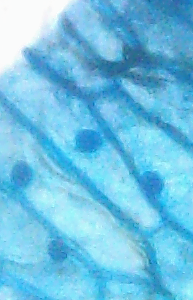
#> input picture images/31-1.png, 193 x 300 px, found by its file name; its folder holds only this picture in this run
$ python crop_image.py images/31-1.png images/31-2.png 100   (Python 2 division)
#> lines starting #> are read from the running program, lines starting #| are printed output that depends on the picture
import sys
import cv2
import numpy as np

img = cv2.imread("images/"+sys.argv[1])
#> img is the input picture: shape (300, 193, 3); mean B, G, R 227.9, 193.4, 111.4
height = np.size(img, 0)
#> height = 300
width = np.size(img, 1)
#> width = 193

crop_size = int(sys.argv[3])
y1 = (height-crop_size)/2
#> y1 = 100
y2 = y1+crop_size
#> y2 = 200

x1 = (width-crop_size)/2
#> x1 = 46
x2 = x1+crop_size
#> x2 = 146

#img[y1:y2,x1:x2]
crop_img = img[y1:y2, x1:x2]
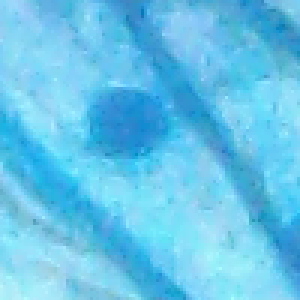
#> crop_img: shape (100, 100, 3) (shown 3 times larger); mean B, G, R 233.9, 196, 101.3
#cv2.imshow("cropped", crop_img)
result_image_name = 'images/'+sys.argv[2]
cv2.imwrite(result_image_name, crop_img)
#cv2.waitKey(0)


#using command
#python crop_image.py 1.jpg c1.jpg 400

$ run again, on images/33.png
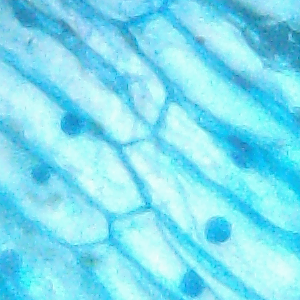
#> input picture images/33.png, 300 x 300 px, found by its file name
#> img is the input picture: shape (300, 300, 3); mean B, G, R 241.3, 223.2, 125.6
#> height = 300
#> y1 = 100
#> y2 = 200
#> x1 = 100
#> x2 = 200
#> `crop_img = img[y1:y2, x1:x2]`:
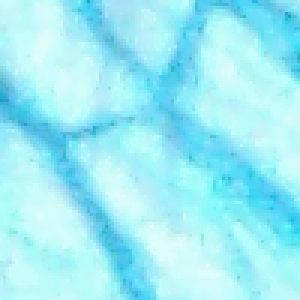
#> crop_img: shape (100, 100, 3) (shown 3 times larger); mean B, G, R 245.9, 236.6, 157

$ run again, on images/34.png
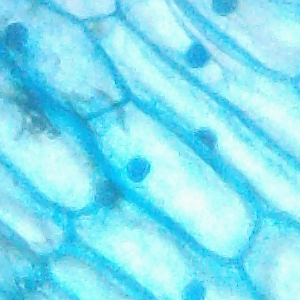
#> input picture images/34.png, 300 x 300 px, found by its file name
#> img is the input picture: shape (300, 300, 3); mean B, G, R 241.7, 225, 128.5
#> height = 300
#> y1 = 100
#> y2 = 200
#> x1 = 100
#> x2 = 200
#> `crop_img = img[y1:y2, x1:x2]`:
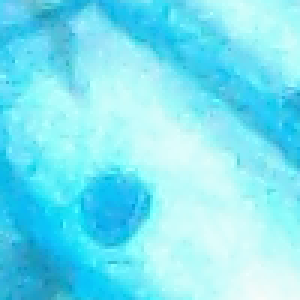
#> crop_img: shape (100, 100, 3) (shown 3 times larger); mean B, G, R 242.9, 227.7, 121.3

$ run again, on images/s1.png
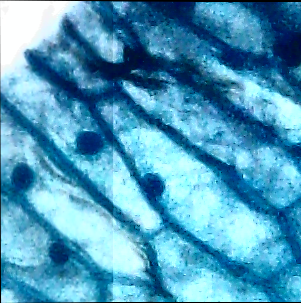
#> input picture images/s1.png, 301 x 303 px, found by its file name
#> img is the input picture: shape (303, 301, 3); mean B, G, R 189.3, 155.4, 77.6
#> height = 303
#> width = 301
#> y1 = 101
#> y2 = 201
#> x1 = 100
#> x2 = 200
#> `crop_img = img[y1:y2, x1:x2]`:
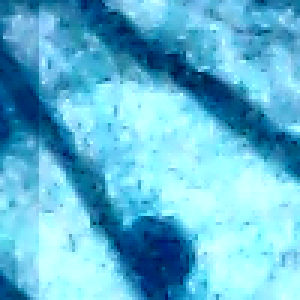
#> crop_img: shape (100, 100, 3) (shown 3 times larger); mean B, G, R 212.9, 183.8, 97.5

$ run again, on images/31-2.png
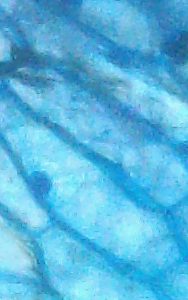
#> input picture images/31-2.png, 188 x 300 px, found by its file name
#> img is the input picture: shape (300, 188, 3); mean B, G, R 222.4, 182.4, 87.3
#> height = 300
#> width = 188
#> y1 = 100
#> y2 = 200
#> x1 = 44
#> x2 = 144
#> `crop_img = img[y1:y2, x1:x2]`:
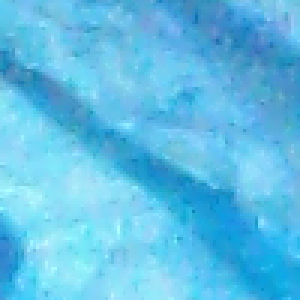
#> crop_img: shape (100, 100, 3) (shown 3 times larger); mean B, G, R 230.4, 190.4, 94.6
